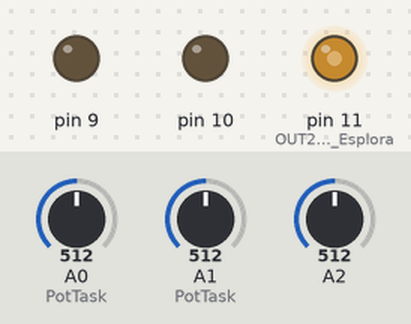
This sketch was run on a simulated Arduino Mega 2560, built with avr-gcc and run on an emulated ATmega2560. On the bench: output pins drawn as LEDs (lit = HIGH). The inputs (shaded band) are chosen by the test bench; at power-on: A0 (PotTask) = 512, A1 (PotTask) = 512, A2 = 512.

Above: at 0.25 s.
1.3 s: A0 (PotTask) set to 0
Timing chart, 0 to 2.5 s (numbered marks = the images above; inputs shaded):
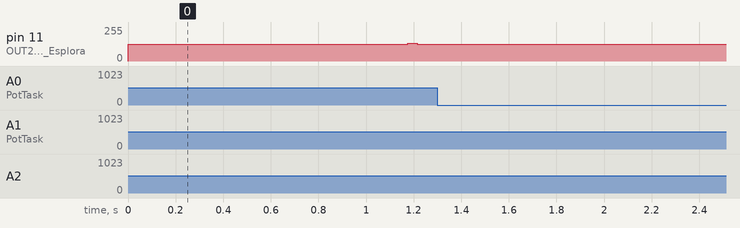

The sketch:

DogsBarking_14_02_03.ino
```cpp
#include "samples.h"
#include "resources.h"
#include "base.h"
// our sample is decoded as 8bit unsigned 8kHz
// whoever finds the reference, gets something from the vending machine!
// desired samplerate 16MHz/2000 ~ 8kHz

static const uint16_t kTimerPrescaler = 64;
static const uint16_t kSamplePrescaler = 2000;
static const uint8_t  kOCRRegister = (kSamplePrescaler/kTimerPrescaler) - 1;

word pointer = 0;
uint8_t sample_increment = 1;
uint8_t bad_sample_select = 0;
uint16_t bad_sample_length = 0;
uint8_t bad_mod = 0;
uint8_t barking_mod = 0;
// control playback sample
uint8_t play_sample = 1;
uint8_t amplitude = 0;

LongWord sample_phase;
LongWord sample_phase_increment;

LongWord trigger_phase;
LongWord trigger_phase_increment;

const uint8_t num_bad_samples = 4;

const uint16_t bad_samples_length[] = {
  LUT_BARKING_01_SIZE,
  LUT_BARKING_02_SIZE,
  LUT_BARKING_03_SIZE,
  LUT_BARKING_04_SIZE
};

uint8_t pattern_3[] = {1,2,2, 2,2,3, 2,2,1};
uint8_t pattern_2[] = {1,2, 3,2, 0,1};

uint8_t pattern_3_index = 0;
uint8_t pattern_2_index = 0;

void sampleInterrupt(){
  uint8_t current_sample, second_sample;
//  const prog_uint8_t* sample_table = bad_samples[bad_sample_select];
//  current_sample = pgm_read_byte(&sample_table + pointer);

  // pgm_read_byte reads a value from the program memory
  switch(bad_sample_select){
    case 0:
      current_sample = pgm_read_byte(lut_barking_01 + pointer);
    break;
    case 1:
      current_sample = pgm_read_byte(lut_barking_02 + pointer);
    break;
    case 2:
      current_sample = pgm_read_byte(lut_barking_03 + pointer);
    break;
    case 3:
      current_sample = pgm_read_byte(lut_barking_04 + pointer);
    break;
  }

  if(trigger_phase.value < trigger_phase_increment.value){
    play_sample = 1;
  }

  pointer = sample_phase.words[INTEGRAL];
  trigger_phase.value += trigger_phase_increment.value;
  if(play_sample){
    sample_phase.value += sample_phase_increment.value;
  }


  if (pointer >= bad_sample_length){
    play_sample = 0;
    sample_phase.value = 0;
    pattern_3_index++;
    pattern_2_index++;

    if(pattern_3_index == 3) {
      pattern_3_index = 0;
    }
    if(pattern_2_index == 2) {
      pattern_2_index = 0;
    }
  }

  if(play_sample){
   // set pwm duty on Pin 9
    OCR1A = U8Mix(127, current_sample, amplitude);
  } else {
    OCR1A = 127;
  }

}

void setup(){
  // our audio outs, PWM @ 62.5kHz
  pinMode(9, OUTPUT);
  pinMode(10, OUTPUT);
  pinMode(11, OUTPUT);  // OUT2 on Esplora

  trigger_phase.value = 0;
  trigger_phase_increment.value = pgm_read_dword(lut_rate_increments);

  sample_phase.value = 0;
  // original playback rate
  sample_phase_increment.value = 32767;

  Serial.begin(57600);

  setupSampleTimer();
  setupPwmTimer();
}

void loop(){
  PotTask();
  PatternTask();
  delay(10);
}

inline void PotTask(){
  uint16_t pot_a, pot_b, sample_rate;
  pot_a = analogRead(A0);
  pot_b = analogRead(A1);

  // select new phase increment via pot, range 0..255
  trigger_phase_increment.value = pgm_read_dword(lut_rate_increments + (pot_a>>2));
  // change samplerate, value should be between 16 or 32 and 255, 32 = 8kHz, 64=4kHz, 128=2kHz, 256=1kHz
  sample_rate = map(pot_b, 0, 1023, 32, 1023);
  // 32767 is original rate, 65535 doubled rate, 16384 half rate
  sample_phase_increment.value = (sample_rate*2*32);
}

void PatternTask(){
  uint16_t pot_pattern;
  uint8_t section = 0;
  // pot value divided by num of sections
  const uint8_t pot_section_size = (1024/6);

  pot_pattern = analogRead(A2);
//  Serial.println(pot_pattern);
  if(pot_pattern > 140) {

    while(pot_pattern > pot_section_size){
      pot_pattern -= pot_section_size;
      section++;
    }

    switch(section){
      //which pattern to choose from
      case 0:
        bad_sample_select = pattern_3[pattern_3_index];
      break;
      case 1:
        bad_sample_select = pattern_3[3 + pattern_3_index];
      break;
      case 2:
        bad_sample_select = pattern_3[6 + pattern_3_index];
      break;
      case 3:
        bad_sample_select = pattern_2[pattern_2_index];
      break;
      case 4:
        bad_sample_select = pattern_2[2 + pattern_2_index];
      break;
      case 5:
        bad_sample_select = pattern_2[4 + pattern_2_index];
      break;
    }

    // selects sample
    bad_sample_length = bad_samples_length[bad_sample_select];
    amplitude = 255;
  } else {
    amplitude = 0;
  }
}
```

Timer.ino
```cpp
#if defined(TCCR2A)
ISR(TIMER2_COMPA_vect){
  (*sampleInterrupt)();
}
#elif defined(TCCR3A)
ISR(TIMER3_COMPA_vect){
  (*sampleInterrupt)();
}
#endif

void setupSampleTimer(){
  #if defined(TCCR2A)
  // Arduino Uno, Nano
  // Timer2 for samplerate
  // prescaler of timer is set to 64 by wiring.c
  TCCR2B = (TCCR2B & 0xf8) | 0x03;
  // set mode of Timer 2 to CTC Capture
  TCCR2A = (TCCR2A & 0xfc) | 0x02;
  // set Compare Match A value, can be altered for Samplerate reduction. Hooray Aliasing!
  OCR2A = kOCRRegister;
  // enable Timer/Counter2 Output Compare Match A Interrupt Enable
  // triggers ISR(TIMER0_COMPA_vect) routine when TCNT0 = OCR0A, (TCNT0 = timer value)
  TIMSK2 |= (1<<OCIE2A);
  #elif defined(TCCR3A)
  // Arduino Leonardo, Esplora
  // disbale PWM, enable CTC Mode, see datasheet p. 138
    TCCR3A = 0;
    TCCR3B = 0;
    TCCR3B |= (1<<WGM12);
    // prescaler 64 62.5kHz p. 139
    TCCR3B = (TCCR3B & 0xf8) | 0x03;
    // set Compare Match A value, can be altered for Samplerate reduction. Hooray Aliasing!
    OCR3A = kOCRRegister;
    // enable Timer/Counter3 Output Compare Match A Interrupt Enable
    TIMSK3 |= (1<<OCIE3A);
  #endif
}

void setupPwmTimer(){
  // Timer1 for our PWM output
  // clear Timer1 Modes and Prescaler
  TCCR1A = 0;
  TCCR1B = 0;
  // set prescaler of Timer1 to 1, => PWM Frequency on Pin 9/10 is 62500Hz (16MHz/256)
  TCCR1B = (TCCR1B & 0xf8) | 0x01;
  // enable PWM on Pin 9 (COM1A1) and Pin 10 (COM1B1)
  TCCR1A |= (1<<COM1A1) | (1<<COM1B1);

  #if defined(COM1C1)
  // for atmega32u4, Esplora OUT2
  TCCR1A |= (1<<COM1C1);
  #endif

  // Fast PWM 8bit, see p. 138 atmega328 datasheet
  TCCR1A |= (1<<WGM10);
  TCCR1B |= (1<<WGM12);
}
```

base.h
```cpp
/*
asembler implementations of math functions from avrlib op.h, Oliver Gillet
https://github.com/pichenettes/avril
*/

#include <avr/pgmspace.h>
#include <inttypes.h>

enum PhaseWords {
  FRACTIONAL,
  INTEGRAL
};

enum PhaseBytes {
  LOW_FRACTIONAL,
  HIGH_FRACTIONAL,
  LOW_INTEGRAL,
  HIGH_INTEGRAL
};

typedef union {
  uint16_t value;
  uint8_t bytes[2];
} Word;

typedef union {
  uint32_t value;
  uint16_t words[2];
  uint8_t bytes[4];
} LongWord;

/*
static inline uint8_t U8Mix(uint8_t a, uint8_t b, uint8_t balance) {
  return a * (255 - balance) + b * balance >> 8;
}
*/
static inline uint8_t U8Mix(uint8_t a, uint8_t b, uint8_t balance) {
  Word sum;
  asm(
    "mul %3, %2"      "\n\t"  // b * balance
    "movw %A0, r0"    "\n\t"  // to sum
    "com %2"          "\n\t"  // 255 - balance
    "mul %1, %2"      "\n\t"  // a * (255 - balance)
    "com %2"          "\n\t"  // reset balance to its previous value
    "add %A0, r0"     "\n\t"  // add to sum L
    "adc %B0, r1"     "\n\t"  // add to sum H
    "eor r1, r1"      "\n\t"  // reset r1 after multiplication
    : "&=r" (sum)
    : "a" (a), "a" (balance), "a" (b)
    );
  return sum.bytes[1];
}

/*
static inline uint8_t U8Mix(uint8_t a, uint8_t b, uint8_t gain_a, uint8_t gain_b) {
  return a * gain_a + b * gain_b >> 8;
}
*/
static inline uint8_t U8Mix(
    uint8_t a, uint8_t b,
    uint8_t gain_a, uint8_t gain_b) {
  Word sum;
  asm(
    "mul %3, %4"      "\n\t"  // b * gain_b
    "movw %A0, r0"    "\n\t"  // to sum
    "mul %1, %2"      "\n\t"  // a * gain_a
    "add %A0, r0"     "\n\t"  // add to sum L
    "adc %B0, r1"     "\n\t"  // add to sum H
    "eor r1, r1"      "\n\t"  // reset r1 after multiplication
    : "&=r" (sum)
    : "a" (a), "a" (gain_a), "a" (b), "a" (gain_b)
    );
  return sum.bytes[1];
}

/*
static inline uint16_t U8MixU16(uint8_t a, uint8_t b, uint8_t balance) {
  return a * (255 - balance) + b * balance;
}
*/
static inline uint16_t U8MixU16(uint8_t a, uint8_t b, uint8_t balance) {
  Word sum;
  asm(
    "mul %3, %2"      "\n\t"  // b * balance
    "movw %A0, r0"    "\n\t"  // to sum
    "com %2"          "\n\t"  // 255 - balance
    "mul %1, %2"      "\n\t"  // a * (255 - balance)
    "com %2"          "\n\t"  // reset balance to its previous value
    "add %A0, r0"     "\n\t"  // add to sum L
    "adc %B0, r1"     "\n\t"  // add to sum H
    "eor r1, r1"      "\n\t"  // reset r1 after multiplication
    : "&=r" (sum)
    : "a" (a), "a" (balance), "a" (b)
    );
  return sum.value;
}

/*
static inline uint8_t InterpolateSample(
    const prog_uint8_t* table,
    uint16_t phase) {
  return U8Mix(
      pgm_read_byte(table + (phase >> 8)),
      pgm_read_byte(1 + table + (phase >> 8)),
      phase & 0xff);
}
*/

static inline uint8_t InterpolateSample(
    const prog_uint8_t* table,
    uint16_t phase) {
  uint8_t result;
  uint8_t work;
  asm(
    "movw r30, %A2"           "\n\t"  // copy base address to r30:r31
    "add r30, %B3"            "\n\t"  // increment table address by phaseH
    "adc r31, r1"             "\n\t"  // just carry
    "mov %1, %A3"             "\n\t"  // move phaseL to working register
    "lpm %0, z+"              "\n\t"  // load sample[n]
    "lpm r1, z+"              "\n\t"  // load sample[n+1]
    "mul %1, r1"              "\n\t"  // multiply second sample by phaseL
    "movw r30, r0"            "\n\t"  // result to accumulator
    "com %1"                  "\n\t"  // 255 - phaseL -> phaseL
    "mul %1, %0"              "\n\t"  // multiply first sample by phaseL
    "add r30, r0"             "\n\t"  // accumulate L
    "adc r31, r1"             "\n\t"  // accumulate H
    "eor r1, r1"              "\n\t"  // reset r1 after multiplication
    "mov %0, r31"             "\n\t"  // use sum H as output
    : "=r" (result), "=r" (work)
    : "r" (table), "r" (phase)
    : "r30", "r31"
  );
  return result;
}

static inline uint8_t InterpolateTwoTables(
    const prog_uint8_t* table_a, const prog_uint8_t* table_b,
    uint16_t phase, uint8_t balance) {
  return U8Mix(
      InterpolateSample(table_a, phase),
      InterpolateSample(table_b, phase),
      balance);
}
```

resources.cpp
```cpp
#include "resources.h"

const prog_uint32_t lut_rate_increments[] PROGMEM = {
107374, 108732, 110108, 111501, 112912, 114341, 115788, 117253,
118736, 120239, 121760, 123301, 124861, 126441, 128041, 129661,
131301, 132963, 134645, 136349, 138074, 139821, 141590, 143382,
145196, 147033, 148894, 150778, 152686, 154618, 156574, 158555,
160561, 162593, 164650, 166734, 168843, 170980, 173143, 175334,
177552, 179799, 182074, 184378, 186711, 189073, 191466, 193888,
196342, 198826, 201342, 203889, 206469, 209082, 211727, 214406,
217119, 219866, 222648, 225466, 228319, 231207, 234133, 237095,
240095, 243133, 246210, 249325, 252480, 255675, 258910, 262186,
265503, 268863, 272265, 275710, 279198, 282731, 286308, 289931,
293600, 297315, 301076, 304886, 308744, 312650, 316606, 320612,
324669, 328777, 332937, 337150, 341416, 345736, 350111, 354541,
359027, 363570, 368170, 372828, 377546, 382323, 387160, 392059,
397020, 402044, 407131, 412282, 417499, 422782, 428131, 433548,
439034, 444589, 450215, 455911, 461680, 467522, 473437, 479428,
485494, 491637, 497858, 504157, 510536, 516996, 523538, 530162,
536870, 539786, 542717, 545663, 548626, 551605, 554601, 557612,
560640, 563684, 566745, 569822, 572916, 576027, 579155, 582300,
585461, 588640, 591837, 595050, 598281, 601530, 604796, 608080,
611382, 614702, 618040, 621395, 624770, 628162, 631573, 635002,
638450, 641917, 645402, 648907, 652430, 655973, 659535, 663116,
666717, 670337, 673977, 677637, 681316, 685016, 688735, 692475,
696235, 700015, 703816, 707638, 711481, 715344, 719228, 723133,
727060, 731008, 734977, 738968, 742980, 747015, 751071, 755149,
759250, 763372, 767517, 771685, 775875, 780088, 784324, 788583,
792864, 797170, 801498, 805850, 810226, 814625, 819049, 823496,
827968, 832463, 836984, 841528, 846098, 850692, 855311, 859955,
864625, 869320, 874040, 878786, 883558, 888355, 893179, 898029,
902905, 907808, 912737, 917693, 922676, 927686, 932724, 937788,
942880, 948000, 953147, 958323, 963527, 968758, 974019, 979308,
984625, 989972, 995347, 1000752, 1006186, 1011649, 1017142, 1022665,
1028218, 1033801, 1039415, 1045059, 1050733, 1056439, 1062175, 1067942,
};
```

resources.h
```cpp
#include <avr/pgmspace.h>

extern const prog_uint32_t lut_rate_increments[] PROGMEM;
```

samples.h
```cpp
#include <avr/pgmspace.h>

extern const prog_uint8_t lut_barking_01[] PROGMEM;
#define LUT_BARKING_01_SIZE 7920
extern const prog_uint8_t lut_barking_04[] PROGMEM;
#define LUT_BARKING_04_SIZE 5640
extern const prog_uint8_t lut_barking_02[] PROGMEM;
#define LUT_BARKING_02_SIZE 5961
extern const prog_uint8_t lut_barking_03[] PROGMEM;
#define LUT_BARKING_03_SIZE 5317
```

Source omitted: samples.cpp (data table, 202040 bytes)
